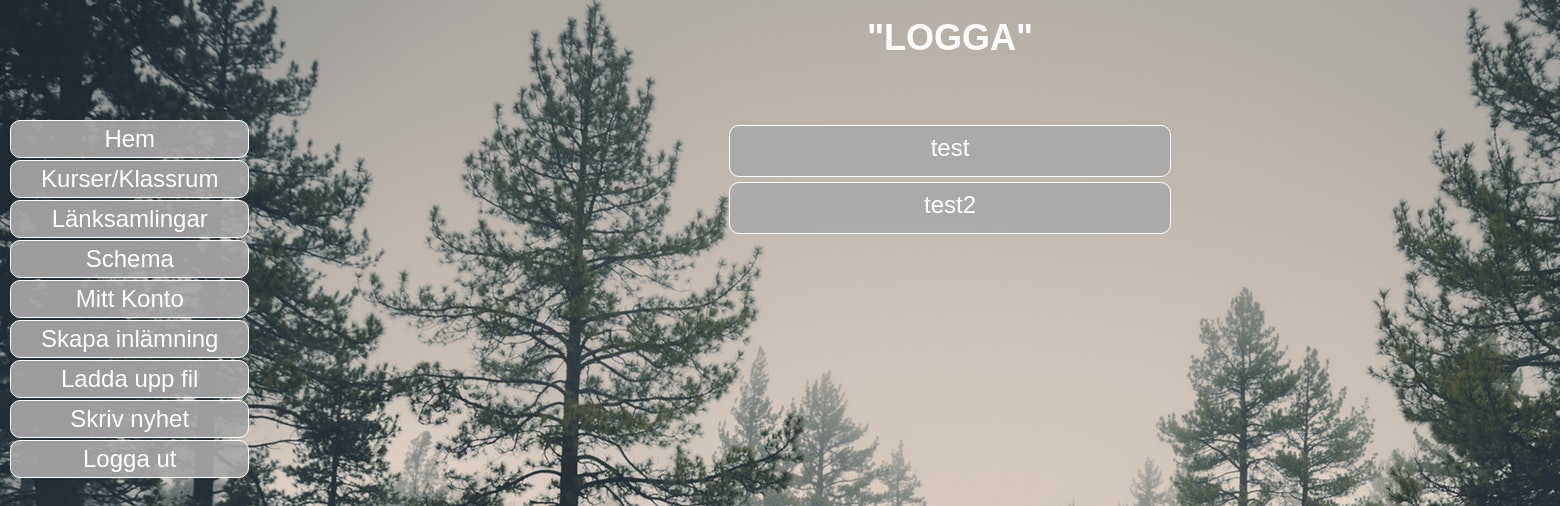
Page /kurser_overview_KLAR.php (signed in) on the earlier database version.
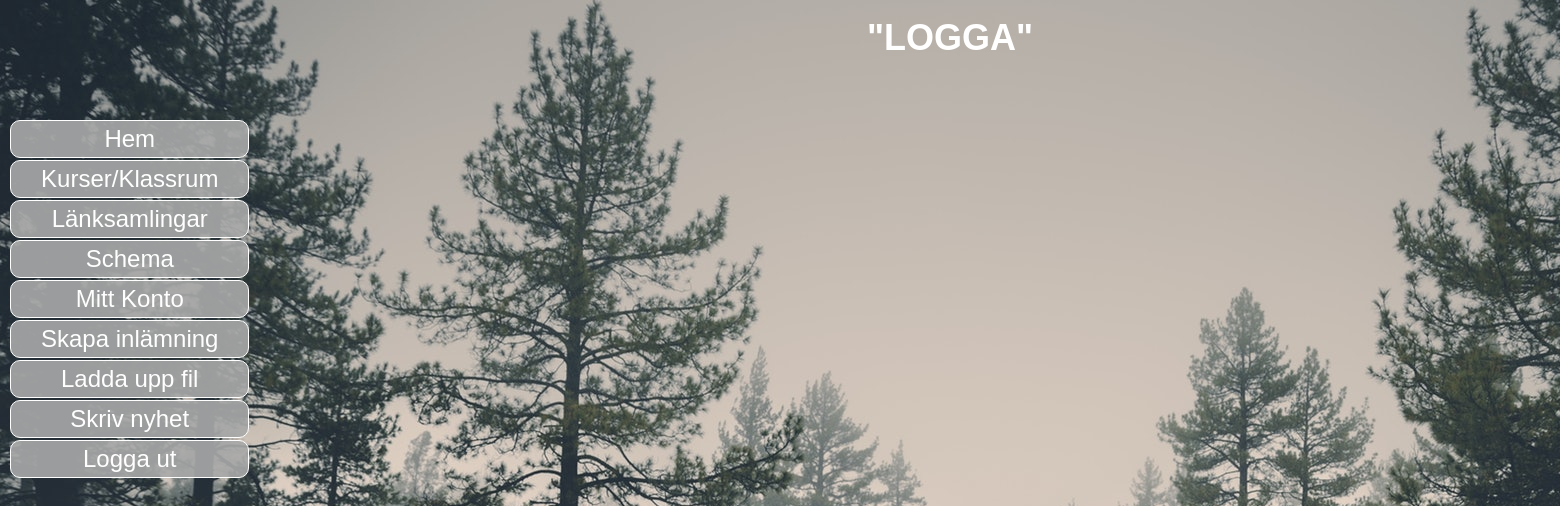
Same page on the later database version.
### tables this page shows
CREATE TABLE `courses` (
  `CourseID` int(10) NOT NULL,
  `Name` varchar(25) NOT NULL,
  `Teacher` varchar(20) NOT NULL,
  `Students` varchar(255) NOT NULL
);

### kurser_overview_KLAR.php (the view, shortened to what this page needs)
<?php
require("db.php");
if(isset($_SESSION['currentuser']))
{
	try
	{
		$sql = "SELECT Type FROM users where Username = :currentuser";
		$stmt = $dbh->prepare($sql);
		$stmt->bindParam(":currentuser", $_SESSION['currentuser']);
		$stmt->execute();
		$result = $stmt->fetchAll();
	}
	catch(Exception $e)
	{
		echo $e->getMessage();
	}
	foreach($result as $row)
	{
		$usertype = $row->Type;
	}
?>
<!DOCTYPE HTML>
<html>
<head>
<link rel="stylesheet" href="styler.css" type="text/css">
</head>
<body>
	<div id="wrapper">
        <header>
        	<h1 id="headerlogoh1">"LOGGA"</h1>
        </header>
        <nav>
        	<div id="dropdown">
                    <div id="myDropdown" class="dropdown-content">
                        <a href="start.php">Hem</a>
                        <a href="kurser_overview_KLAR.php">Kurser/Klassrum</a>
                        <a href="lanksamling.php">Länksamlingar</a>
                        <a href="http://www.novasoftware.se/webviewer/(S(kfzct0fzd3s4iy55e3xyz345))/design1.aspx?schoolid=53520">Schema</a>
                        <a href="mittkonto.php">Mitt Konto</a>
                        <?php
						if($usertype == "teacher")
						{
							?>
                            <a href="create_handin.php">Skapa inlämning</a><a href="teacher_file_upload.php">Ladda upp fil</a><a href="add_news.php">Skriv nyhet</a>
							<?php
						}
						?>
                        <a href="logout.php">Logga ut</a>
                    </div>
             </div>
        </nav>
        <section>
        	<div id="centerlinks">
						<?php
                if($usertype == 'teacher')
                {
                    try
                    {
                        $sql = "SELECT Name FROM courses WHERE Teacher = :currentuser";
                        $stmt = $dbh->prepare($sql);
                        $stmt->bindParam(":currentuser", $_SESSION['currentuser']);
                        $stmt->execute();
                        $result2 = $stmt->fetchAll();
                    }
                    catch(Exception $e)
                    {
                        echo $e->getMessage();
                    }
                    foreach($result2 as $row)
                    {
                        ?>
                        <a id="linktocourse" href="<?php echo 'betakurs.php?course=' . $row->Name?>"><p><?php echo $row->Name; ?></p></a>
						<?php
                    }
                }
                ?>
        	</div>
        </section>
    </div>
</body>
</html>
<?php
}
else
{
	header("Location: login.php");
}

Differences in the rows shown:
removed courses: Name "test"
removed courses: Name "test2"
